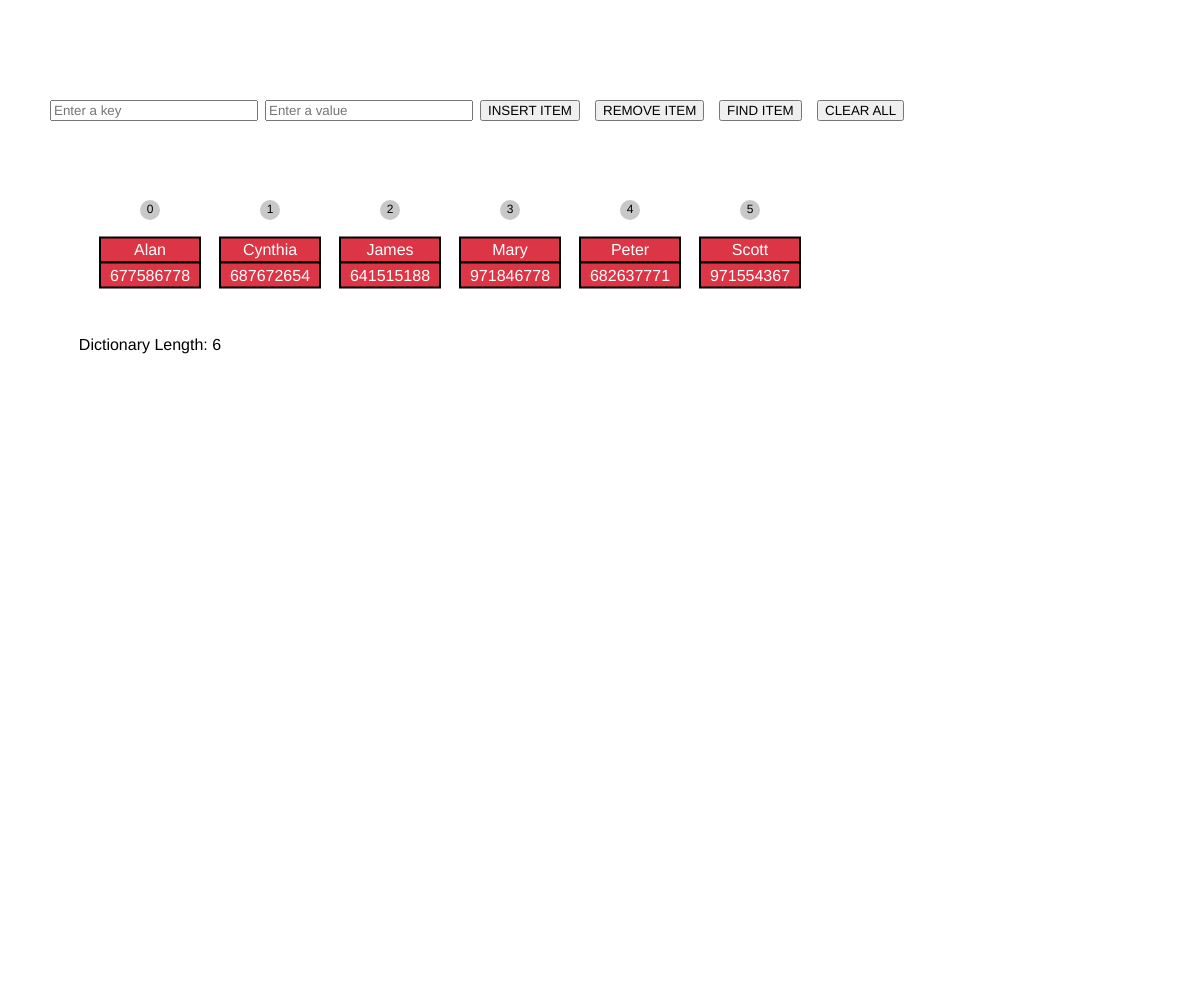
Frame 1 (no input)
Frame 60 (no input): identical to frame 1, image omitted
Frame 120 (the mouse pressed at the canvas centre since frame 60): identical to frame 1, image omitted

The p5.js sketch that drew this single still picture (run headless with seeded random() and noise() and a simulated clock; from frame 60 on, the mouse is pressed at the canvas centre):

// p5.js sketch
// ── sketch.js
var canvas;
var phoneBook;

var baseX = 150, baseY = 250;

function setup() {
  	canvas = createCanvas(windowWidth, windowHeight);
  	canvas.position(0,0);
  	canvas.style('z-index', '-1');
  	canvas.style('display', 'block');
  	background(255);

  	phoneBook = new Dictionary();
  	// append som items to the list
	phoneBook.add("Cynthia"	, 	"687672654");
	phoneBook.add("Peter"	, 	"682637771");
	phoneBook.add("James"	,	"641515188");
	phoneBook.add("Scott"	,	"971554367");
	phoneBook.add("Mary"	,	"971846778");
	phoneBook.add("Alan"	,	"677586778");

	phoneBook.showAll();

	input = createInput();
	input.position(50, 100);
	input.size(200);
	input.attribute('placeholder', 'Enter a key');
	input.class("form-control");

	input2 = createInput();
	input2.position(input.x + input.width + 15, 100);
	input2.size(200);
	input2.attribute('placeholder', 'Enter a value');
	input2.class("form-control");

	button = createButton('INSERT ITEM');
	button.position(input2.x + input2.width + 15, 100);
	button.mousePressed(insertItem);
	button.class('btn btn-info');

	button2 = createButton('REMOVE ITEM');
	button2.position(button.x + button.width + 15, 100);
	button2.mousePressed(removeItem);
	button2.class('btn btn-info');

	button3 = createButton('FIND ITEM');
	button3.position(button2.x + button2.width + 15, 100);
	button3.mousePressed(findItem);
	button3.class('btn btn-success');

	button4 = createButton('CLEAR ALL');
	button4.position(button3.x + button3.width + 15, 100);
	button4.mousePressed(clearAll);
	button4.class('btn btn-danger');


}

function windowResized(){
	resizeCanvas(windowWidth, windowHeight);
}

function draw() {
	background(255);
  	phoneBook.display(baseX, baseY);
}

function insertItem(){
	const name = input.value();
	const phone = input2.value();
  	alert('Insert ' + name + ':' + phone +'!');
  	phoneBook.add(name, phone);
  	input.value('');
  	input2.value('');
}

function removeItem(){
	const name = input.value();
	alert('Remove '+name+'!');
  	phoneBook.remove(name);
  	input.value('');
}

function findItem(){
	const name = input.value();
	alert('Find '+name+'!');
	var phone = phoneBook.find(name);
	if(phone!=null){
		alert(name +'\'s phone number is '+ phone +".");
	}
	else {
		alert('No phone number for '+name+'!');
	}
	input.value('');
}

function clearAll(){
	alert('Clear all content!');
	phoneBook.clear();
}
// ── Dictionary.js
class Dictionary {

   constructor(){
      this.dataStore = [];
   }

   add(key, value) {
        this.dataStore[key]=value;
   } 

   find(key) {
        return this.dataStore[key];
   }

   remove(key) {
        delete this.dataStore[key];
   }  

   count() {
      var n = 0;
      for (var key in this.dataStore) {
         ++n;
      }
      return n;
   } 

   clear() {
      for (var key in this.dataStore) {
         delete this.dataStore[key];
      }
   } 

   showAll() {
      var sortedKeys = (Object.keys(this.dataStore)).sort();
      for (var key in sortedKeys) {
        if (this.dataStore.hasOwnProperty(key)) {           
          console.log(key, this.dataStore[key]);
        }
      }
   }

   sortedKeys(){
    return (Object.keys(this.dataStore)).sort();
   }

   // Additional functions to display list

   display(bx, by){
      var i=0;
      var sKeys = this.sortedKeys();
      for (var k in sKeys) {   
          var key = sKeys[k];
          var item = new Item(key, this.dataStore[key]);
          rectMode(CENTER);
          var x = bx + i*120;
          var y = by;
          item.display(i, x, y, 100, 50);
          i++;
        
      }

      //Display length
      fill(0);
      text("Dictionary Length: "+this.count(), baseX, baseY+100);
   }
   
}
// ── Item.js

class Item {

	constructor(key, value){
		this.key=key;
		this.val=value;
	}

	display(i, x, y, w, h){
		rectMode(CENTER);
		strokeWeight(2);
		fill(220, 53, 69);
		rect(x, y, w, h/2);
		rect(x, y+h/2, w, h/2);
		ellipseMode(CENTER);
		fill(200); strokeWeight(0.0);
		ellipse(x, y-h/2-15, 20, 20);
		fill(0);
		textSize(12);
		textAlign(CENTER);
		text(i, x, y-h/2-12);
		textSize(16);
		fill(255);
		text(this.key, x, y+5);
		text(this.val, x, y + h/2 + 6);
	}
}
